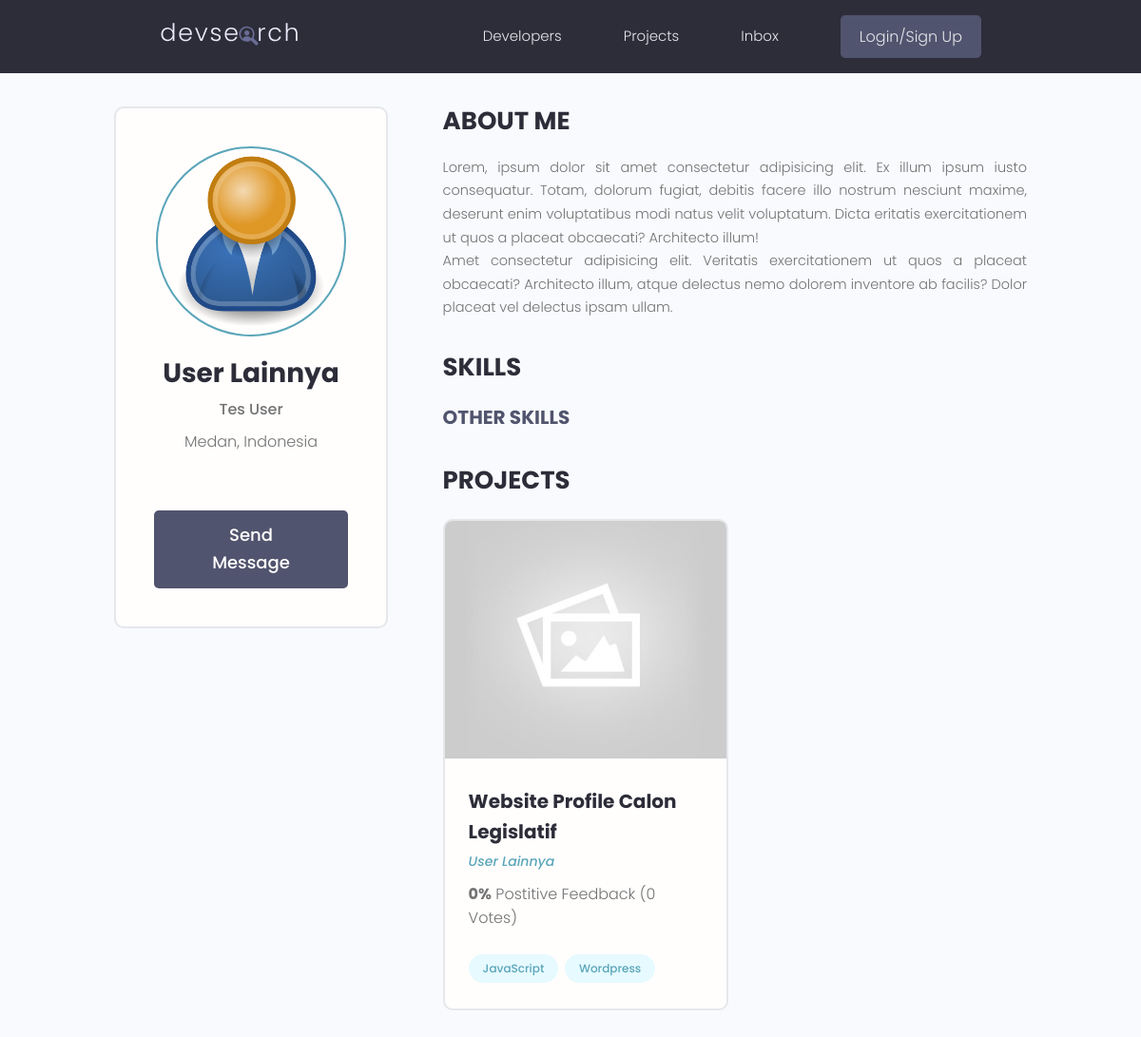
The page /profile/7b5f6dcb-ee92-4521-8a2f-083c72ab9d72 on the database as committed earlier.
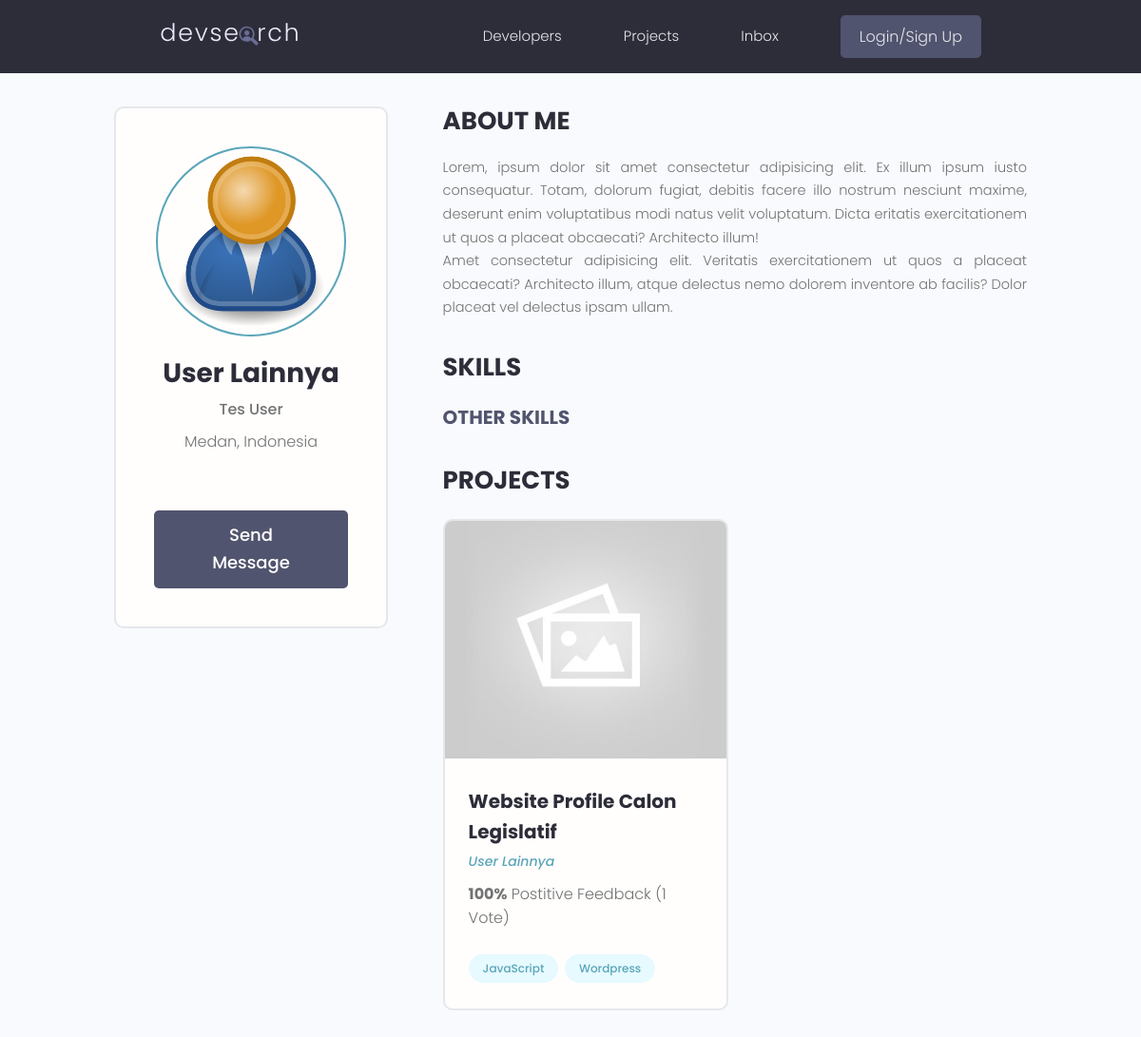
The same page on the database as committed later.
### projects/models.py (models this page shows, shortened)
class Project(models.Model):
    owner = models.ForeignKey("users.Profile", null=True, blank=True, on_delete=models.SET_NULL)
    title = models.CharField(max_length=100)
    description = models.TextField(null=True, blank=True)
    featured_img = models.ImageField(null=True, blank=True, default='default.jpg')
    demo_link = models.CharField(max_length=2000, null=True, blank=True)
    source_link = models.CharField(max_length=2000, null=True, blank=True)
    tags = models.ManyToManyField('Tag', blank=True)
    vote_total = models.IntegerField(default=0, null=True, blank=True)
    vote_ratio = models.IntegerField(default=0, null=True, blank=True)
    created = models.DateTimeField(auto_now_add=True)
    id = models.UUIDField(default=uuid.uuid4, unique=True, primary_key=True, editable=False)
    class Meta:
        ordering = ['-vote_ratio', '-vote_total', 'title']

### users/models.py (models this page shows, shortened)
class Profile(models.Model):
    user = models.OneToOneField(User, on_delete=models.CASCADE, null=True, blank=True)
    name = models.CharField(max_length=200, null=True, blank=True)
    email = models.EmailField(max_length=254, null=True, blank=True)
    username = models.CharField(max_length=200, null=True, blank=True)
    locations = models.CharField(max_length=200, null=True, blank=True)
    short_intro = models.CharField(max_length=200, null=True, blank=True)
    bio = models.TextField(null=True, blank=True)
    profile_image = models.ImageField(null=True, blank=True, upload_to='profiles/', default='profiles/user-default.png')
    social_github = models.CharField(max_length=200, null=True, blank=True)
    social_linkedin = models.CharField(max_length=200, null=True, blank=True)
    social_website = models.CharField(max_length=200, null=True, blank=True)
    created = models.DateTimeField(auto_now_add=True)
    id = models.UUIDField(default=uuid.uuid4, unique=True, primary_key=True, editable=False)

### users/views.py (the view)
# urls.py: path('profile/<str:pk>', views.Userprofile, name='user-profile'),
def Userprofile(request, pk):
    profile = Profile.objects.get(id=str(pk))
    topSkills = profile.skill_set.exclude(description__exact='')
    allSkills = profile.skill_set.filter(description='')
    context = {
        'profile': profile,
        'topSkills': topSkills,
        'allSkills': allSkills,
    }
    return render(request, 'users/user-profile.html', context)

### projects/models.py (called while the page is built)
    def __str__(self):
        return self.name

### users/templates/users/user-profile.html (shortened to what this page needs)
{% extends "main.html" %}
{% block content %}
<main class="profile my-md">
    <div class="container">
      <div class="layout">
        <div class="column column--1of3">
          <div class="card text-center">
            <div class="card__body dev">
              <img class="avatar avatar--xl" src="{{profile.profile_image.url}}" />
              <h2 class="dev__name">{{profile.name}}</h2>
              <p class="dev__title">{{profile.short_intro}}</p>
              <p class="dev__location">{{profile.locations}}</p>
              <a href="#" class="btn btn--sub btn--lg">Send Message </a>
            </div>
          </div>
        </div>
        <div class="column column--2of3">
          <div class="devInfo">
            <h3 class="devInfo__title">About Me</h3>
            <p class="devInfo__about">
              Lorem, ipsum dolor sit amet consectetur adipisicing elit. Ex illum ipsum iusto consequatur. Totam,
              dolorum fugiat, debitis facere illo nostrum nesciunt maxime, deserunt enim voluptatibus modi natus velit
              voluptatum. Dicta eritatis exercitationem ut quos a placeat obcaecati? Architecto illum!
              <br />
              Amet consectetur adipisicing elit. Veritatis exercitationem ut quos a placeat obcaecati? Architecto
              illum, atque delectus nemo dolorem inventore ab facilis? Dolor placeat vel delectus ipsam ullam.
            </p>
          </div>
          <div class="devInfo">
            <h3 class="devInfo__title">Skills</h3>
            <div class="devInfo__skills">
              <h3 class="devInfo__subtitle">Other Skills</h3>
            </div>
          </div>
          <div class="devInfo">
            <h3 class="devInfo__title">Projects</h3>
            <div class="grid grid--two">
                {% for project in profile.project_set.all %}
                <div class="column">
                  <div class="card project">
                    <a href="{% url 'project' project.id %}" class="project">
                      <img class="project__thumbnail" src="{{project.featured_img.url}}" alt="project thumbnail" />
                      <div class="card__body">
                        <h3 class="project__title">{{project.title}}</h3>
                        <p><a class="project__author" href="{% url 'user-profile' project.owner.id %}">{{project.owner.name}}</a></p>
                        <p class="project--rating">
                          <span style="font-weight: bold;">{{ project.vote_ratio }}%</span> Postitive
                          Feedback ({{ project.vote_total }} Vote{{project.vote_total|pluralize:'s'}})
                        </p>
                        <div class="project__tags">
                            {% for tag in project.tags.all %}
                            <span class="tag tag--pill tag--main">
                                <small>{{tag}}</small>
                            </span>
                            {% endfor %}
                        </div>
                      </div>
                    </a>
                  </div>
                </div>
                {% endfor %}
            </div>
          </div>
        </div>
      </div>
    </div>
  </main>
{% endblock content %}

Rows that differ between the two databases and show on the page:
changed Project "Website Profile Calon Legislatif": vote_ratio "0" → "100"; vote_total "0" → "1"
